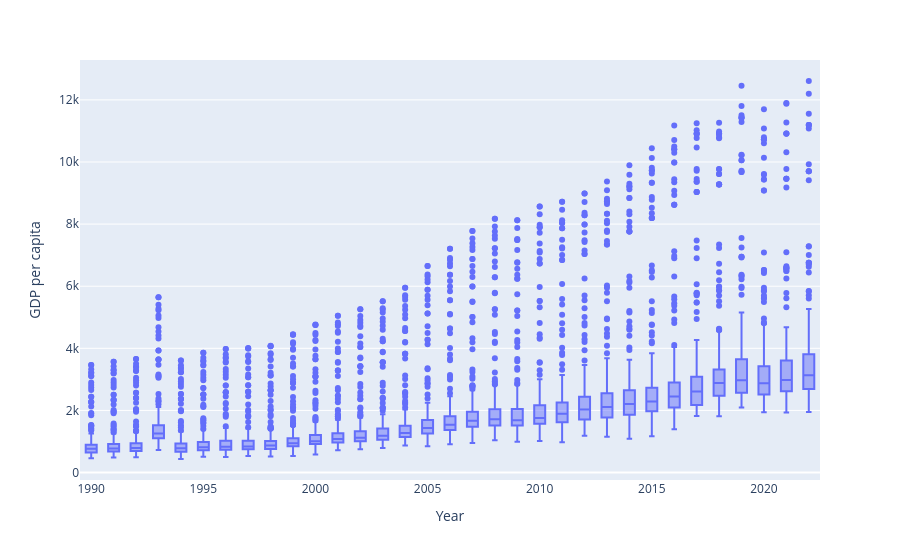

The notebook cell this image was saved under:
### Code cell
fig = px.box(df, x='year', y='y', hover_name= 'district', hover_data = ['province'],)
fig.update_layout(xaxis_title='Year', yaxis_title='GDP per capita')
fig.show()

### Figure 1 — Plotly figure (JSON) as saved in the notebook; plotly's stock layout.template omitted (floating-point values rounded to 4 significant figures; data arrays with more than 128 entries replaced by an {"elided": "..."} marker saying what was removed)
{"data": [{"alignmentgroup": "True", "customdata": {"elided": "6666x1 str values"}, "hovertemplate": "<b>%{hovertext}</b><br><br>year=%{x}<br>y=%{y}<br>province=%{customdata[0]}<extra></extra>", "hovertext": {"elided": "6666 str values"}, "legendgroup": "", "marker": {"color": "#636efa"}, "name": "", "notched": false, "offsetgroup": "", "orientation": "v", "showlegend": false, "type": "box", "x": {"elided": "6666 int values"}, "x0": " ", "xaxis": "x", "y": {"elided": "6666 float values"}, "y0": " ", "yaxis": "y"}], "layout": {"boxmode": "group", "legend": {"tracegroupgap": 0}, "margin": {"t": 60}, "xaxis": {"anchor": "y", "domain": [0.0, 1.0], "title": {"text": "Year"}}, "yaxis": {"anchor": "x", "domain": [0.0, 1.0], "title": {"text": "GDP per capita"}}}}
